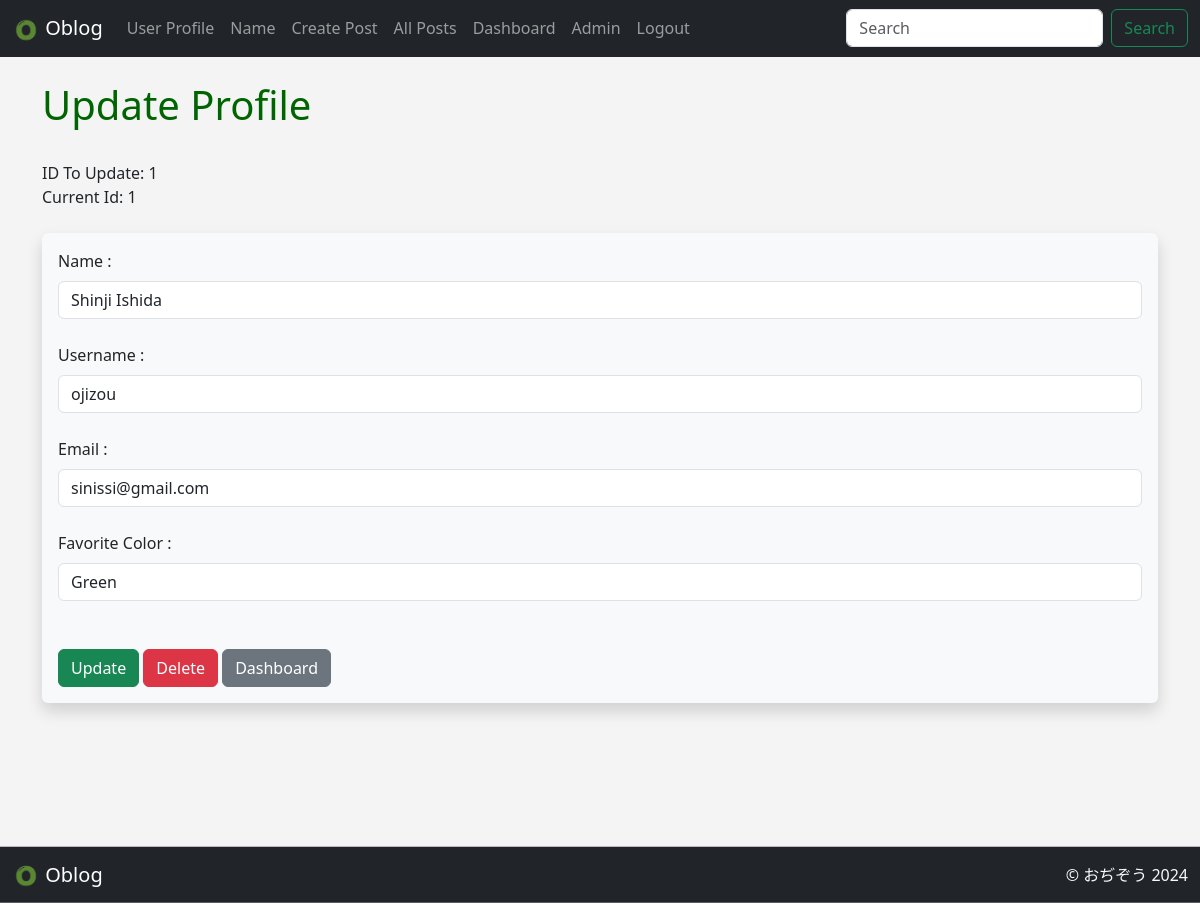
The app's page /update/1 (signed in) with its own data.
### app.py (models this page shows, shortened)
class Users(db.Model, UserMixin):
    __tablename__ = "users"
    id = db.Column(db.Integer, primary_key=True, autoincrement=True)
    username = db.Column(db.String(20), nullable=False, unique=True)
    name = db.Column(db.String(200), nullable=False)
    email = db.Column(db.String(120), nullable=False, unique=True)
    favorite_color = db.Column(db.String(120))
    about_author = db.Column(db.Text(500), nullable=True)
    date_added = db.Column(db.DateTime(timezone=True), default=lambda:datetime.now(japan_tz))
    password_hash = db.Column(db.String(128))
    posts = db.relationship(Posts, backref='poster')
    @property
    def password(self):
        raise AttributeError('password is not a readable attribute!')

### app.py (the view)
@app.route('/update/<int:id>', methods=['GET', 'POST'])
@login_required
def update(id):
    form = UserForm()
    name_to_update = Users.query.get_or_404(id)
    if request.method == 'POST':
        name_to_update.name = request.form['name']
        name_to_update.email = request.form['email']
        name_to_update.favorite_color = request.form['favorite_color']
        name_to_update.username = request.form['username']
        try:
            db.session.commit()
            flash('User Updated Successfully!')
            return render_template('update.html',
                                    form=form,
                                    name_to_update=name_to_update)
        except:
            flash('Error! Looks like there was a problem...try again!')
            return render_template('update.html',
                                    form=form,
                                    name_to_update=name_to_update)
    else:
        return render_template('update.html',
                                form=form,
                                name_to_update=name_to_update,
                                id=id)

### webforms.py
class UserForm(FlaskForm):
    name = StringField("Name : ", validators=[DataRequired()])
    username = StringField("Username : ", validators=[DataRequired()])
    email = StringField("Email : ", validators=[DataRequired()])
    favorite_color = StringField("Favorite Color : ")
    about_author = TextAreaField("About Author : ")
    password_hash = PasswordField("password : ", validators=[DataRequired(), EqualTo('password_hash2', message='Passwords Must Match!')])
    password_hash2 = PasswordField('Confirm Password : ', validators=[DataRequired()])
    submit = SubmitField("Submit")
    update = SubmitField("Update")
    register = SubmitField("Register")

class SearchForm(FlaskForm):
    searched = StringField("Searchd : ", validators=[DataRequired()])
    submit = SubmitField("Search")

### app.py (called while the page is built)
@login_manager.user_loader
def load_user(user_id):
    return Users.query.get(int(user_id))

@app.context_processor
def base():
    form = SearchForm()
    return dict(form=form)

### templates/update.html (shortened to what this page needs)
{% extends 'base.html' %}
{% block content %}
{% if id==current_user.id %}
    <h1>Update Profile</h1>
    <br>
    ID To Update: {{ id }} <br>
    Current Id: {{ current_user.id }}
    <br><br>
    <div class="shadow p-3 mb-5 bg-body-tertiary rounded">
        <form action="/update/{{ name_to_update.id }}" method="POST">
            {{ form.name.label(class="form-label") }}
            {{ form.name(class="form-control", value=name_to_update.name) }}
            <br>
            {{ form.username.label(class="form-label") }}
            {{ form.username(class="form-control", value=name_to_update.username) }}
            <br>
            {{ form.email.label(class="form-label") }}
            {{ form.email(class="form-control", value=name_to_update.email) }}
            <br>
            {{ form.favorite_color.label(class="form-label") }}
            {{ form.favorite_color(class="form-control", value=name_to_update.favorite_color) }}
            <br>
            <br>
            {{ form.update(class="btn btn-success") }}
            <a href="{{ url_for('delete', id=current_user.id) }}" class="btn btn-danger">Delete</a>
            <a href="{{ url_for('dashboard') }}" class="btn btn-secondary">Dashboard</a>
        </form>
    </div>
    <br><br><br>
{% endif %}
{% endblock %}

### static/css/style.css (style rules this page uses)
h1 { color: darkgreen; font-size: 40px; }
body { background: #f4f4f4; min-height: 100vh; }

### records on screen
Users: id "1", name "Shinji Ishida", username "ojizou", email "sinissi@gmail.com", favorite_color "Green"

### other values on screen
{{ id }} "1"
